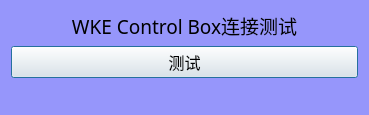
<?xml version="1.0" encoding="UTF-8"?>
<ui version="4.0">
 <class>clsFtdiCnntWindow</class>
 <widget class="QDialog" name="clsFtdiCnntWindow">
  <property name="geometry">
   <rect>
    <x>0</x>
    <y>0</y>
    <width>369</width>
    <height>115</height>
   </rect>
  </property>
  <property name="windowTitle">
   <string>FTDI连接测试</string>
  </property>
  <property name="windowIcon">
   <iconset resource="../images/res.qrc">
    <normaloff>:/lightWave.png</normaloff>:/lightWave.png</iconset>
  </property>
  <property name="styleSheet">
   <string notr="true">QDialog
{
	background-color:rgb(150,150,251);
}</string>
  </property>
  <layout class="QVBoxLayout" name="verticalLayout">
   <item>
    <widget class="QLabel" name="label">
     <property name="font">
      <font>
       <family>楷体</family>
       <pointsize>14</pointsize>
      </font>
     </property>
     <property name="text">
      <string>WKE Control Box连接测试</string>
     </property>
     <property name="alignment">
      <set>Qt::AlignCenter</set>
     </property>
    </widget>
   </item>
   <item>
    <widget class="QPushButton" name="btnTest">
     <property name="minimumSize">
      <size>
       <width>0</width>
       <height>30</height>
      </size>
     </property>
     <property name="font">
      <font>
       <family>楷体</family>
       <pointsize>12</pointsize>
      </font>
     </property>
     <property name="text">
      <string>测试</string>
     </property>
    </widget>
   </item>
   <item>
    <widget class="QLabel" name="lblInfo">
     <property name="font">
      <font>
       <family>楷体</family>
       <pointsize>10</pointsize>
      </font>
     </property>
     <property name="text">
      <string/>
     </property>
     <property name="alignment">
      <set>Qt::AlignLeading|Qt::AlignLeft|Qt::AlignVCenter</set>
     </property>
    </widget>
   </item>
  </layout>
 </widget>
 <resources>
  <include location="../images/res.qrc"/>
  <include location="../images/res.qrc"/>
  <include location="../images/res.qrc"/>
 </resources>
 <connections/>
</ui>
